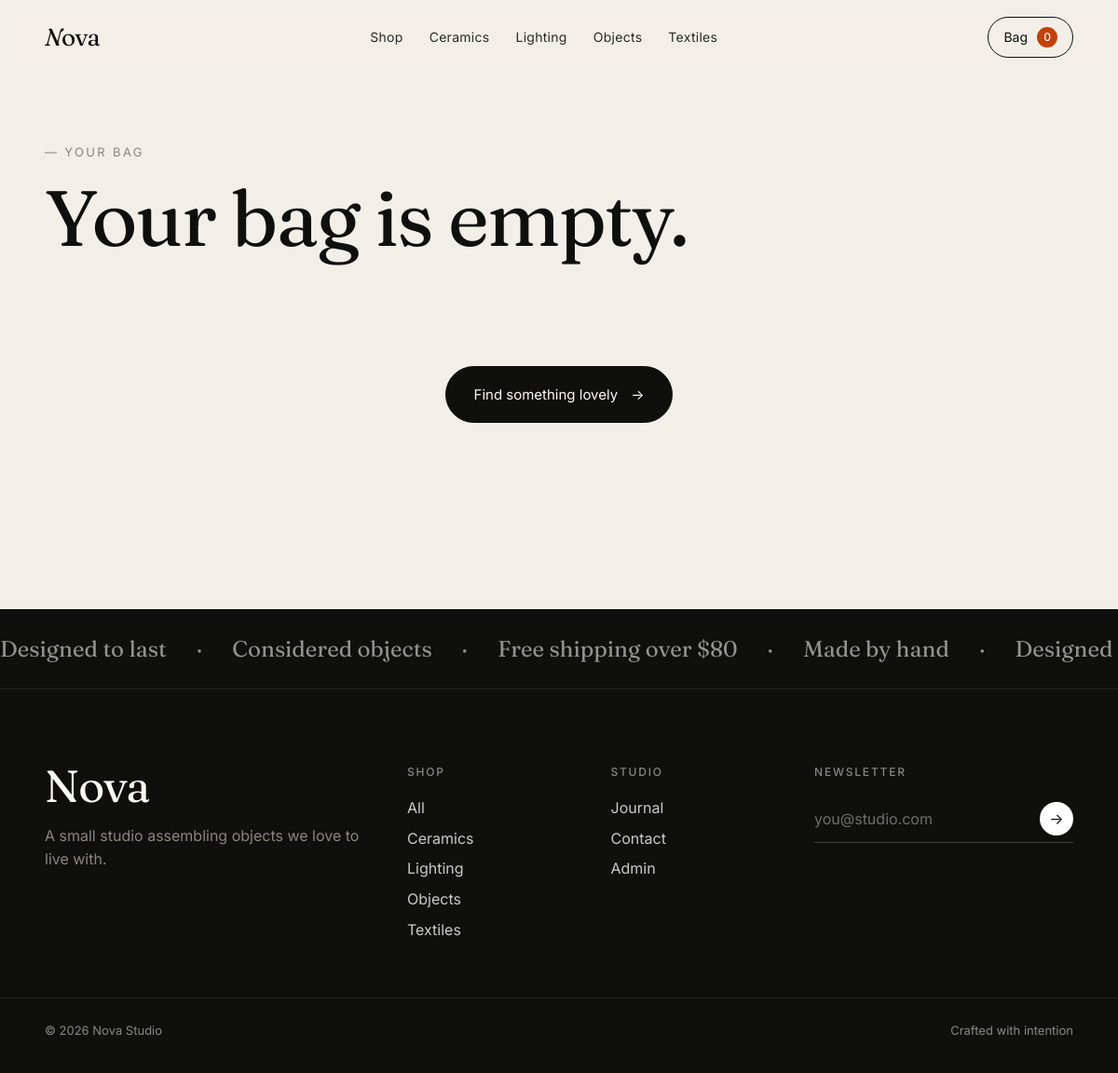
Page /cart/ on the committed database.
### shop/models.py (models this page shows, shortened)
class Category(models.Model):
    name = models.CharField(max_length=80, unique=True)
    slug = models.SlugField(max_length=90, unique=True, blank=True)
    class Meta:
        ordering = ['name']
        verbose_name_plural = 'Categories'

### shop/views.py (the view)
# urls.py: path('cart/', views.cart_detail, name='cart_detail'),
def cart_detail(request):
    cart = Cart(request)
    return render(request, 'shop/cart.html', {'cart': cart})

### shop/cart.py (called while the page is built)
    def __len__(self):
        return sum(item['quantity'] for item in self.cart.values())

    @property
    def subtotal(self):
        return sum(Decimal(item['price']) * item['quantity'] for item in self.cart.values())

### shop/context_processors.py (called while the page is built)
def cart_info(request):
    cart = Cart(request)
    return {
        'cart_count': len(cart),
        'cart_subtotal': cart.subtotal,
        'nav_categories': Category.objects.all()[:6],
    }

### templates/shop/cart.html (shortened to what this page needs)
{% extends 'base.html' %}
{% block content %}
<section class="page-head">
  <span class="kicker reveal">— Your bag</span>
  <h1 class="display reveal">{% if cart|length %}A fine selection.{% else %}Your bag is empty.{% endif %}</h1>
</section>
{% if cart|length %}
<section class="cart">
  <ul class="cart-list">
    {% for item in cart %}
      <li class="cart-item reveal" style="--i:{{ forloop.counter0 }}">
        <a href="{{ item.product.get_absolute_url }}" class="cart-img">
          <img src="{{ item.product.display_image }}" alt="{{ item.product.name }}">
        </a>
        <div class="cart-body">
          <div class="cart-top">
            <div>
              <div class="card-cat">{{ item.product.category.name|default:"Object" }}</div>
              <h3 class="cart-name">{{ item.product.name }}</h3>
            </div>
            <div class="cart-price">${{ item.total }}</div>
          </div>
          <div class="cart-bottom">
            <form method="post" action="{% url 'shop:cart_add' item.product.id %}" class="qty inline">
              {% csrf_token %}
              <input type="hidden" name="override" value="1">
              <button type="button" data-qty="-1">−</button>
              <input type="number" name="quantity" value="{{ item.quantity }}" min="1" max="{{ item.product.stock }}">
              <button type="button" data-qty="+1">+</button>
              <button type="submit" class="qty-update" aria-label="Update">↻</button>
            </form>
            <form method="post" action="{% url 'shop:cart_remove' item.product.id %}">
              {% csrf_token %}
              <button type="submit" class="link-remove">Remove</button>
            </form>
          </div>
        </div>
      </li>
    {% endfor %}
  </ul>
  <aside class="cart-summary reveal">
    <h3>Summary</h3>
    <div class="row"><span>Subtotal</span><span>${{ cart.subtotal }}</span></div>
    <div class="row"><span>Shipping</span><span class="muted">Calculated at checkout</span></div>
    <div class="row total"><span>Total</span><span>${{ cart.subtotal }}</span></div>
    <a href="{% url 'shop:checkout' %}" class="cta solid full" data-cursor="hover">
      <span>Checkout</span><span class="cta-arrow">→</span>
    </a>
    <a href="{% url 'shop:shop' %}" class="link-back">← Keep shopping</a>
  </aside>
</section>
{% else %}
  <div class="empty">
    <a href="{% url 'shop:shop' %}" class="cta solid" data-cursor="hover">
      <span>Find something lovely</span><span class="cta-arrow">→</span>
    </a>
  </div>
{% endif %}
{% endblock %}

### templates/base.html (shortened to what this page needs)
{% load static %}<!doctype html>
<html lang="en">
<head>
<link rel="stylesheet" href="{% static 'css/style.css' %}">
</head>
<body>
<header class="nav" id="nav">
  <a href="{% url 'shop:home' %}" class="logo" data-cursor="hover">
    <span class="logo-mark">N</span><span class="logo-word">ova</span>
  </a>
  <nav class="nav-links">
    <a href="{% url 'shop:shop' %}" data-cursor="hover">Shop</a>
    {% for cat in nav_categories %}
      <a href="{% url 'shop:shop_by_category' cat.slug %}" data-cursor="hover">{{ cat.name }}</a>
    {% endfor %}
  </nav>
  <a href="{% url 'shop:cart_detail' %}" class="nav-cart" data-cursor="hover">
    <span>Bag</span>
    <span class="cart-pill" id="cart-pill">{{ cart_count|default:0 }}</span>
  </a>
</header>
<main>
  {% block content %}{% endblock %}
</main>
<footer class="footer">
  <div class="marquee" aria-hidden="true">
    <div class="marquee-track">
      {% for i in "12345"|make_list %}
        <span>Designed to last</span><span>·</span>
        <span>Considered objects</span><span>·</span>
        <span>Free shipping over $80</span><span>·</span>
        <span>Made by hand</span><span>·</span>
      {% endfor %}
    </div>
  </div>
  <div class="footer-grid">
    <div>
      <h3 class="display">Nova</h3>
      <p class="muted">A small studio assembling objects we love to live with.</p>
    </div>
    <div>
      <h4>Shop</h4>
      <ul>
        <li><a href="{% url 'shop:shop' %}">All</a></li>
        {% for cat in nav_categories %}
          <li><a href="{% url 'shop:shop_by_category' cat.slug %}">{{ cat.name }}</a></li>
        {% endfor %}
      </ul>
    </div>
    <div>
      <h4>Studio</h4>
      <ul>
        <li><a href="#">Journal</a></li>
        <li><a href="#">Contact</a></li>
        <li><a href="/admin/">Admin</a></li>
      </ul>
    </div>
    <div>
      <h4>Newsletter</h4>
      <form class="newsletter" onsubmit="event.preventDefault(); this.querySelector('button').textContent='✓ Subscribed';">
        <input type="email" placeholder="you@studio.com" required>
        <button type="submit">→</button>
      </form>
    </div>
  </div>
  <div class="footer-bottom">
    <span>© {{ 2026 }} Nova Studio</span>
    <span>Crafted with intention</span>
  </div>
</footer>
</body>
</html>

### rows in the picture
Category: name "Ceramics"
Category: name "Lighting"
Category: name "Objects"
Category: name "Textiles"

### other values in the picture
{{ cart_count|default:0 }} "0"
{{ 2026 }} "2026"
